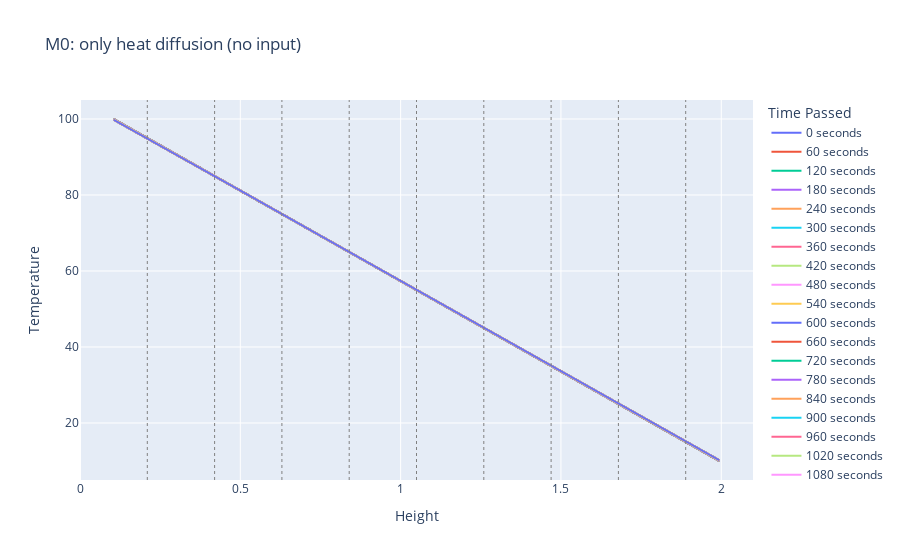
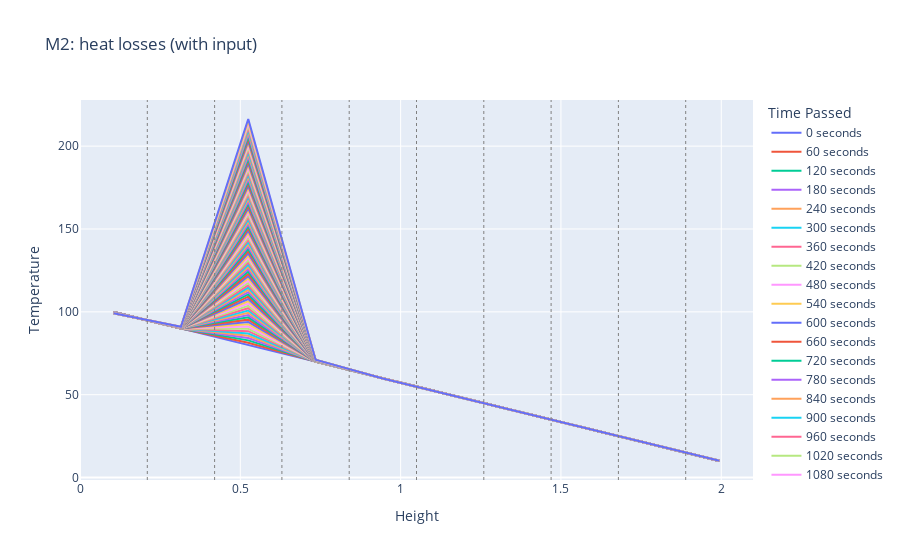
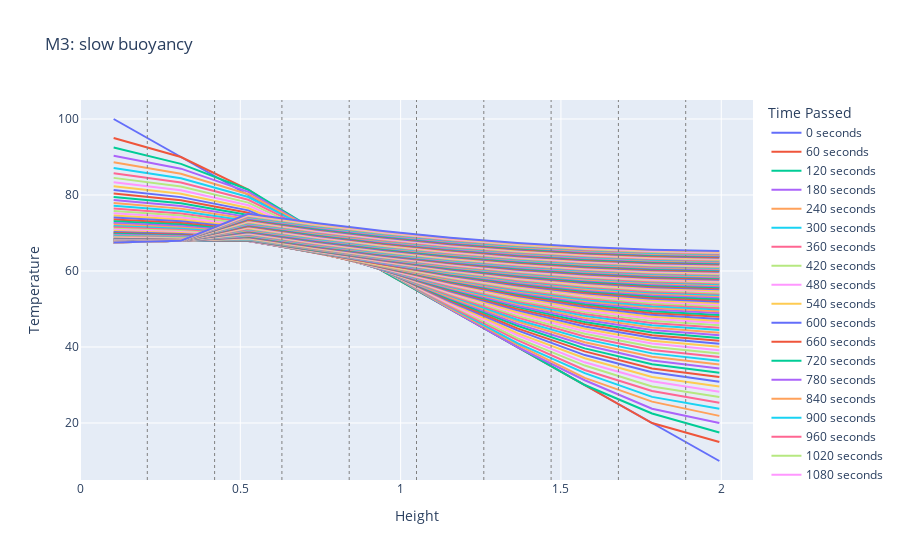
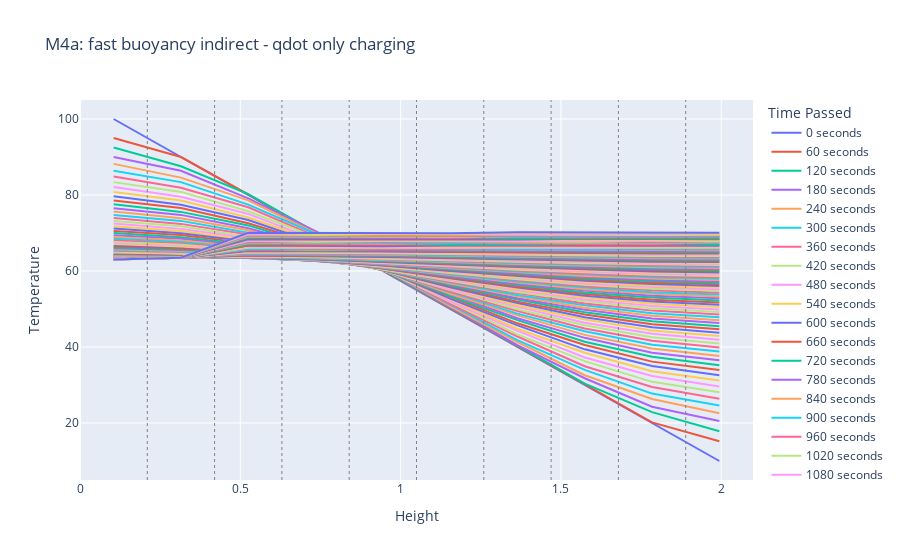

The notebook cell these images were saved under, in order:
### Markdown cell above
#### Model 4: only indirect heating (heat exchanger)

### Code cell
# MODEL 0 - only dif (no inputs)
tank_vector0 = HeatDistributionVector_model0(alpha, z, T_zero, dt)
stability0 = tank_vector0.stability_check()
if (stability0 == 0):
    # Solve for the temperatures
    final_temperature0, results0 = tank_vector0.vector_solve(num_steps)
    # Plot the results
    plot_results_height(results0, tank_vector0.heights, dt, z, dz, "M0: only heat diffusion (no input)")
    #plot_results_time(results0, dt, "M0: only heat diffusion (no input)")
"""
"""
# MODEL 2 - heat losses (with inputs)
tank_vector2 = HeatDistributionVector_model2(alpha, beta_i, beta_bottom, beta_top, lambda_i, phi_i, z, T_a, T_zero, dt, Qdot, mdot, Tm)
stability2 = tank_vector2.stability_check()
if (stability2 == 0):
    # Solve for the temperatures
    final_temperature2, results2 = tank_vector2.vector_solve(num_steps)
    # Plot the results
    plot_results_height(results2, tank_vector2.heights, dt, z, dz, "M2: heat losses (with input)")
    #plot_results_time(results2, dt, "Temperature development of each layer over time. M2: heat losses (with input)")


# MODEL 3 - slow buoy (inputs)
tank_vector3 = HeatDistributionVector_model3(alpha, beta_i, beta_bottom, beta_top, lambda_i, phi_i, z, T_a, T_zero, dt, Qdot, mdot, Tm)
stability3 = tank_vector3.stability_check()
if (stability3 == 0):
    # Solve for the temperatures
    final_temperature3, results3 = tank_vector3.vector_solve(num_steps)
    # Plot the results
    plot_results_height(results3, tank_vector3.heights, dt, z, dz, "M3: slow buoyancy")
    #plot_results_time(results3, dt, "Temperature development of each layer over time. M3: slow buoyancy")

"""

"""
# MODEL 4a - fast buoy (only charging +qdot)
tank_vector4a = HeatDistributionVector_model4a(alpha, beta_i, beta_bottom, beta_top, lambda_i, phi_i, z, T_a, T_zero, dt, Qdot_char, mdot, Tm)
stability4a = tank_vector4a.stability_check()
if (stability4a == 0):
    # Solve for the temperatures
    final_temperature4, results4a = tank_vector4a.vector_solve(num_steps)
    # Plot the results
    plot_results_height(results4a, tank_vector4a.heights, dt, z, dz, "M4a: fast buoyancy indirect - qdot only charging")
    #plot_results_time(results4a, dt, "M4a: fast buoyancy (only indirect charging), Temperature development of each layer over time.)")

# MODEL 4b - fast buoy (only discharging -qdot)
tank_vector4b = HeatDistributionVector_model4b(alpha, beta_i, beta_bottom, beta_top, lambda_i, phi_i, z, T_a, T_zero, dt, Qdot_dischar, mdot, Tm)
stability4b = tank_vector4b.stability_check()
if (stability4b == 0):
    # Solve for the temperatures
    final_temperature4b, results4b = tank_vector4b.vector_solve(num_steps)
    # Plot the results
    plot_results_height(results4b, tank_vector4b.heights, dt, z, dz, "M4b: fast buoyancy indirect - qdot only discharging")
    #plot_results_time(results4b, dt, "M4b: fast buoyancy (only indirect discharging), Temperature development of each layer over time.)")

# MODEL 4c - fast buoy (qdot separate)
tank_vector4c = HeatDistributionVector_model4c(alpha, beta_i, beta_bottom, beta_top, lambda_i, phi_i, z, T_a, T_zero, dt, Qdot_char, Qdot_dischar, mdot, Tm)
stability4c = tank_vector4c.stability_check()
if (stability4c == 0):
    # Solve for the temperatures
    final_temperature4c, results4c = tank_vector4c.vector_solve(num_steps)
    # Plot the results
    plot_results_height(results4c, tank_vector4c.heights, dt, z, dz, "M4c: fast buoyancy indirect - qdot manually separated (charge/discharge)")
    #plot_results_time(results4c, dt, "M4: fast buoyancy (only indirect charging), Temperature development of each layer over time.)")
    

# MODEL 4d - fast buoy (qdot together)
tank_vector4d = HeatDistributionVector_model4d(alpha, beta_i, beta_bottom, beta_top, lambda_i, phi_i, z, T_a, T_zero, dt, Qdot, mdot, Tm)
stability4d = tank_vector4d.stability_check()
if (stability4d == 0):
    # Solve for the temperatures
    final_temperature4d, results4d = tank_vector4d.vector_solve(num_steps)
    # Plot the results
    plot_results_height(results4d, tank_vector4d.heights, dt, z, dz, "M4d: fast buoyancy indirect - qdot NOT separated (charge/discharge together)")
    #plot_results_time(results4, dt, "M4: fast buoyancy (only indirect charging), Temperature development of each layer over time.)")
    

# MODEL 4 - fast buoy (qdot integrated)
tank_vector4 = HeatDistributionVector_model4(alpha, beta_i, beta_bottom, beta_top, lambda_i, phi_i, z, T_a, T_zero, dt, Qdot, mdot, Tm)
stability4 = tank_vector4.stability_check()
if (stability4 == 0):
    # Solve for the temperatures
    final_temperature4, results4 = tank_vector4.vector_solve(num_steps)
    # Plot the results
    plot_results_height(results4, tank_vector4.heights, dt, z, dz, "M4: fast buoyancy indirect - qdot separated in code (charge/discharge)")
    plot_results_time(results4, dt, "M4: fast buoyancy (only indirect charging), Temperature development of each layer over time.)")
